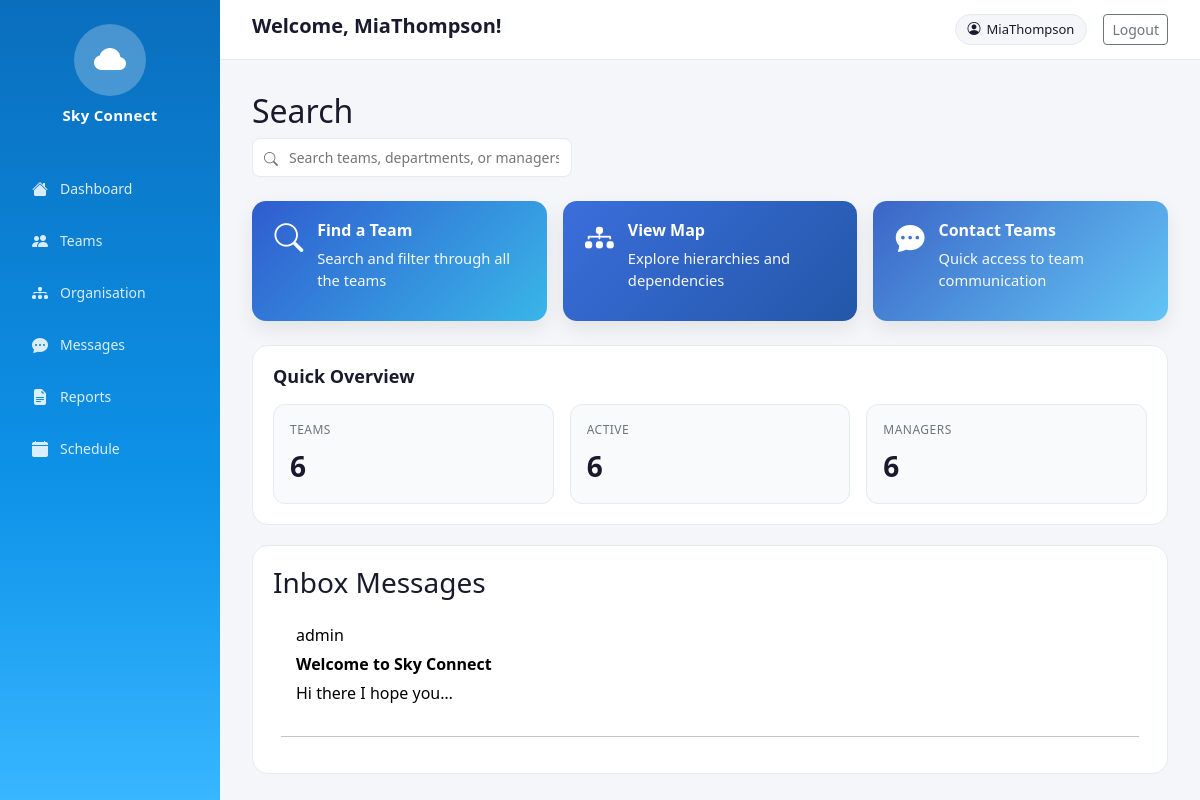
The app's page /dashboard/ (signed in) with its own data.
### user_messages/models.py (models this page shows, shortened)
class user_messages(models.Model):
    sender = models.ForeignKey(
        User,
        on_delete=models.CASCADE,
        related_name='sent_messages'
    )
    receiver = models.ForeignKey(
        User,
        on_delete=models.CASCADE,
        related_name='received_messages',
        null=True,
        blank=True
    )
    subject = models.CharField(
        max_length=255,
        blank=True,
        null=True
    )
    body = models.TextField(
        blank=True,
        null=True
    )
    created_at = models.DateTimeField(auto_now_add=True)
    is_draft = models.BooleanField(default=False)

### dashboard/views.py (the view)
# urls.py: path('', dashboard_view, name='dashboard'),
@login_required
def dashboard_view(request):
    inbox = user_messages.objects.filter(
        receiver=request.user,
        is_draft=False
    ).order_by('-id')
    return render(request, 'dashboard.html', {
        'inbox': inbox,
    })

### dashboard/templates/dashboard.html (shortened to what this page needs)
{% extends 'base.html' %}
{% load static %}
{% block page_title %}<h1>Welcome, {{ user.username }}!</h1>{% endblock %}
{% block content %}
<link rel="stylesheet" href="{% static 'css/Messages.css' %}">
<link rel="stylesheet" href="{% static 'css/dash.css' %}">
<div class="dashboard-search-row">
    <h2>Search</h2>
    <form method="get" action="{% url 'dashboard_search' %}">
    <div class="search-wrapper">
        <i class="bi bi-search"></i>
        <input type="text" name="search" class="search-input" placeholder="Search teams, departments, or managers...">
    </div>
</form>
</div>
<div class="dashboard-actions">
    <a href="/teams/" class="dashboard-action-card action-card-blue">
        <div class="action-icon"><i class="bi bi-search"></i></div>
        <div>
            <h3>Find a Team</h3>
            <p>Search and filter through all the teams</p>
        </div>
    </a>
    <a href="/organisation/" class="dashboard-action-card action-card-dark">
        <div class="action-icon"><i class="bi bi-diagram-3-fill"></i></div>
        <div>
            <h3>View Map</h3>
            <p>Explore hierarchies and dependencies</p>
        </div>
    </a>
    <a href="/messages/" class="dashboard-action-card action-card-light">
        <div class="action-icon"><i class="bi bi-chat-dots-fill"></i></div>
        <div>
            <h3>Contact Teams</h3>
            <p>Quick access to team communication</p>
        </div>
    </a>
</div>
<section class="dashboard-panel overview-panel">
    <div class="section-head">
        <h2>Quick Overview</h2>
    </div>
    <div class="dashboard-stats">
        <div class="stat-box">
            <span class="stat-label">Teams</span>
            <span class="stat-value">6</span>
        </div>
        <div class="stat-box">
            <span class="stat-label">Active</span>
            <span class="stat-value">6</span>
        </div>
        <div class="stat-box">
            <span class="stat-label">Managers</span>
            <span class="stat-value">6</span>
        </div>
    </div>
</section>
<section class="dashboard-panel inbox-panel">
    <h3>Inbox Messages</h3>
    <div class="inbox-scroll">
        {% for msg in inbox %}
            <a class="previewText" href="{% url 'messages' %}?message_id={{ msg.id }}">
                <div class="previewMessage">
                    <div class="messageText">{{ msg.sender.username }}</div>
                    <strong class="previewText messageText">{{ msg.subject }}</strong><br>
                    <div class="messageText">{{ msg.body|truncatechars:20 }}</div>
                </div>
            </a>
            <hr>
        {% empty %}
            <p>No messages in inbox</p>
        {% endfor %}
    </div>
</section>
{% endblock %}

### templates/base.html (shortened to what this page needs)
{% load static %}
<!DOCTYPE html>
<html lang="en">
<head>
    <link rel="stylesheet" href="https://cdn.jsdelivr.net/npm/bootstrap@5.3.0/dist/css/bootstrap.min.css">
    <link rel="stylesheet" href="https://cdn.jsdelivr.net/npm/bootstrap-icons@1.11.0/font/bootstrap-icons.css">
    <link rel="stylesheet" href="{% static 'css/style.css' %}">
</head>
<body>
<div class="app-wrapper">
    <aside class="sidebar">
        <div class="sidebar-logo">
            <div class="logo-cloud">
                <i class="bi bi-cloud-fill"></i>
            </div>
            <span class="logo-text">Sky Connect</span>
        </div>
        <nav class="sidebar-nav">
            <a href="/dashboard/" class="nav-item {% block nav_dashboard %}{% endblock %}">
                <i class="bi bi-house-fill"></i>
                <span>Dashboard</span>
            </a>
            <a href="/teams/" class="nav-item {% block nav_teams %}{% endblock %}">
                <i class="bi bi-people-fill"></i>
                <span>Teams</span>
            </a>
            <a href="/organisation/" class="nav-item {% block nav_org %}{% endblock %}">
                <i class="bi bi-diagram-3-fill"></i>
                <span>Organisation</span>
            </a>
            <a href="/messages/" class="nav-item {% block nav_messages %}{% endblock %}">
                <i class="bi bi-chat-dots-fill"></i>
                <span>Messages</span>
            </a>
             <a href="/reports/" class="nav-item {% block nav_reports %}{% endblock %}">
                <i class="bi bi-file-earmark-text-fill"></i>
                <span>Reports</span>
            </a>
            <a href="/schedule/" class="nav-item {% block nav_schedule %}{% endblock %}">
                <i class="bi bi-calendar-fill"></i>
                <span>Schedule</span>
            </a>
        </nav>
    </aside>
    <div class="main-area">
        <header class="topbar">
            <div class="topbar-left">
                {% block page_title %}{% endblock %}
            </div>
            <div class="topbar-right">
                {% if user.is_authenticated %}
                    <div class="user-pill">
                        <i class="bi bi-person-circle"></i>
                        <span>{{ user.username }}</span>
                    </div>
                    <a href="/logout/" class="btn btn-sm btn-outline-secondary ms-2">Logout</a>
                {% else %}
                    <a href="/login/" class="btn btn-sm btn-outline-primary me-2">Login</a>
                    <a href="/signup/" class="btn btn-sm btn-primary">Sign Up</a>
                {% endif %}
            </div>
        </header>
        <main class="page-content">
            {% block content %}{% endblock %}
        </main>
    </div>
</div>
</body>
</html>

### static/css/style.css (style rules this page uses)
:root { --sky-blue: #0072ce; --sky-blue-dark: #005aa0; --sky-blue-light: #3399e0; --sidebar-bg: linear-gradient(180deg, #0a6ebd 0%, #0d92e8 60%, #38b6ff 100%); --sidebar-width: 220px; --topbar-height: 60px; --text-dark: #1a1a2e; --text-muted: #6c757d; --bg-light: #f4f6f9; --card-bg: #ffffff; --border-color: #e5e9f0; --active-badge: #22c55e; --inactive-badge: #94a3b8; --restructuring-badge: #f59e0b; --upstream-color: #3b82f6; --downstream-color: #ec4899; }
* { box-sizing: border-box; margin: 0; padding: 0; }
body { font-family: 'Segoe UI', sans-serif; background: var(--bg-light); color: var(--text-dark); }
.app-wrapper { display: flex; min-height: 100vh; }
.sidebar { width: var(--sidebar-width); background: var(--sidebar-bg); display: flex; flex-direction: column; position: fixed; top: 0; left: 0; height: 100vh; z-index: 100; padding: 1.5rem 1rem; }
.sidebar-logo { display: flex; flex-direction: column; align-items: center; margin-bottom: 2.5rem; gap: 8px; }
.logo-cloud { width: 72px; height: 72px; background: rgba(255, 255, 255, 0.25); border-radius: 50%; display: flex; align-items: center; justify-content: center; font-size: 2rem; color: white; }
.logo-text { color: white; font-size: 15px; font-weight: 700; letter-spacing: 0.3px; }
.sidebar-nav { display: flex; flex-direction: column; gap: 8px; }
.nav-item { display: flex; align-items: center; gap: 12px; padding: 10px 16px; border-radius: 12px; color: rgba(255, 255, 255, 0.85); text-decoration: none; font-size: 14px; font-weight: 500; transition: background 0.2s, color 0.2s; }
.nav-item i { font-size: 16px; }
.main-area { margin-left: var(--sidebar-width); flex: 1; display: flex; flex-direction: column; min-height: 100vh; }
.topbar { height: var(--topbar-height); background: white; border-bottom: 1px solid var(--border-color); display: flex; align-items: center; justify-content: space-between; padding: 0 2rem; position: sticky; top: 0; z-index: 50; }
.topbar-left h1 { font-size: 20px; font-weight: 600; color: var(--text-dark); }
.topbar-right { display: flex; align-items: center; gap: 8px; }
.user-pill { display: flex; align-items: center; gap: 6px; background: var(--bg-light); border: 1px solid var(--border-color); padding: 5px 12px; border-radius: 20px; font-size: 13px; font-weight: 500; }
.page-content { padding: 2rem; flex: 1; }
.search-wrapper { position: relative; flex: 1; max-width: 320px; }
.search-wrapper i { position: absolute; left: 12px; top: 50%; transform: translateY(-50%); color: var(--text-muted); font-size: 14px; }
.search-input { width: 100%; padding: 8px 12px 8px 36px; border: 1px solid var(--border-color); border-radius: 8px; font-size: 14px; background: white; outline: none; transition: border-color 0.2s; }

### static/css/Messages.css (style rules this page uses)
.previewMessage { border-radius: 15px; padding: 10px; transition: box-shadow 1s ease; }
.previewText { text-decoration: none; color: black; }
.messageText { padding: 5px; }

### records on screen
user_messages: sender.username "admin", subject "Welcome to Sky Connect", body "Hi there I hope you…"

### other values on screen
{{ user.username }} "MiaThompson"
